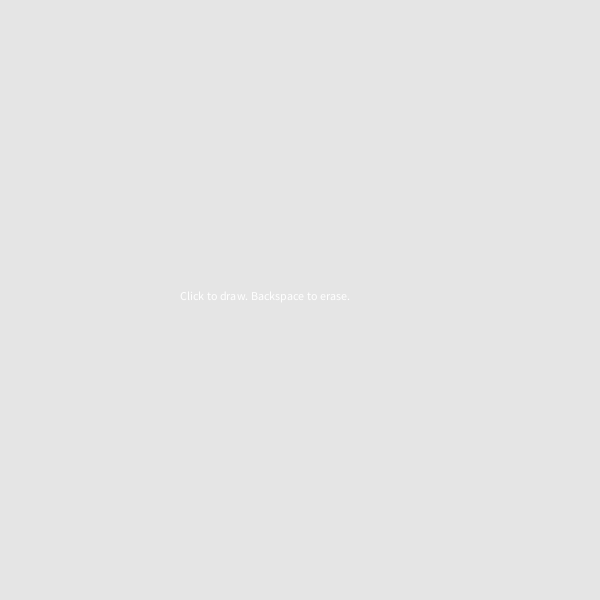
Frame 1 (no input)
Frame 60 (the mouse pressed at the canvas centre just before this capture): identical to frame 1, image omitted
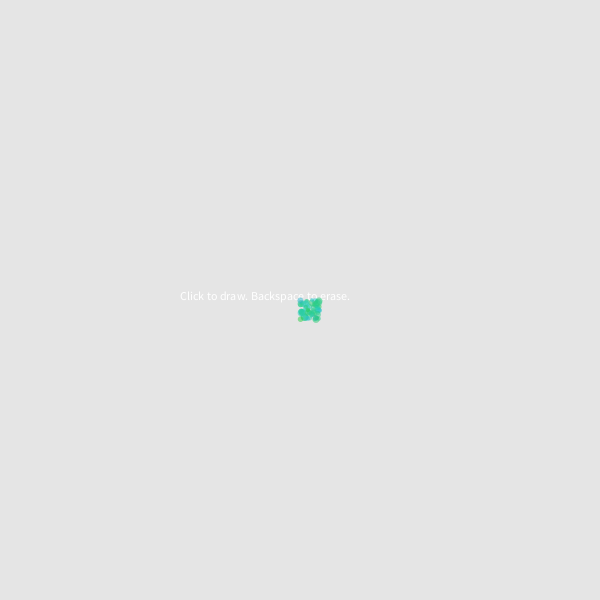
Frame 120 (the mouse held since frame 60 and released just before this capture)

The Processing sketch that drew these frames (run headless with seeded random() and noise(); from frame 60 on, the mouse is pressed at the canvas centre):

// Processing sketch: processing_71242
// ── processing_71242.pde

int counter;

void setup() {
  size(600, 600);
  colorMode(HSB, 100);
  background(164,0,90);
  text ("Click to draw. Backspace to erase.", 180,300);
  smooth();
  noStroke();
}


void draw() {
  if (mousePressed == true) {
  float circlecolor = random(35,45);
  fill(random(circlecolor,circlecolor +10),80,80,50);
  float circlesize = random(3,8);
  ellipse(random(mouseX,mouseX+20), random(mouseY,mouseY+20), circlesize, circlesize);
  }
}

void keyPressed() {   
     if (key == BACKSPACE) { 
       background(164,0,90);      // clears the background
       fill (100,0,100);
       text ("Click to draw. Backspace to erase.", 180,300);
   }  
}
